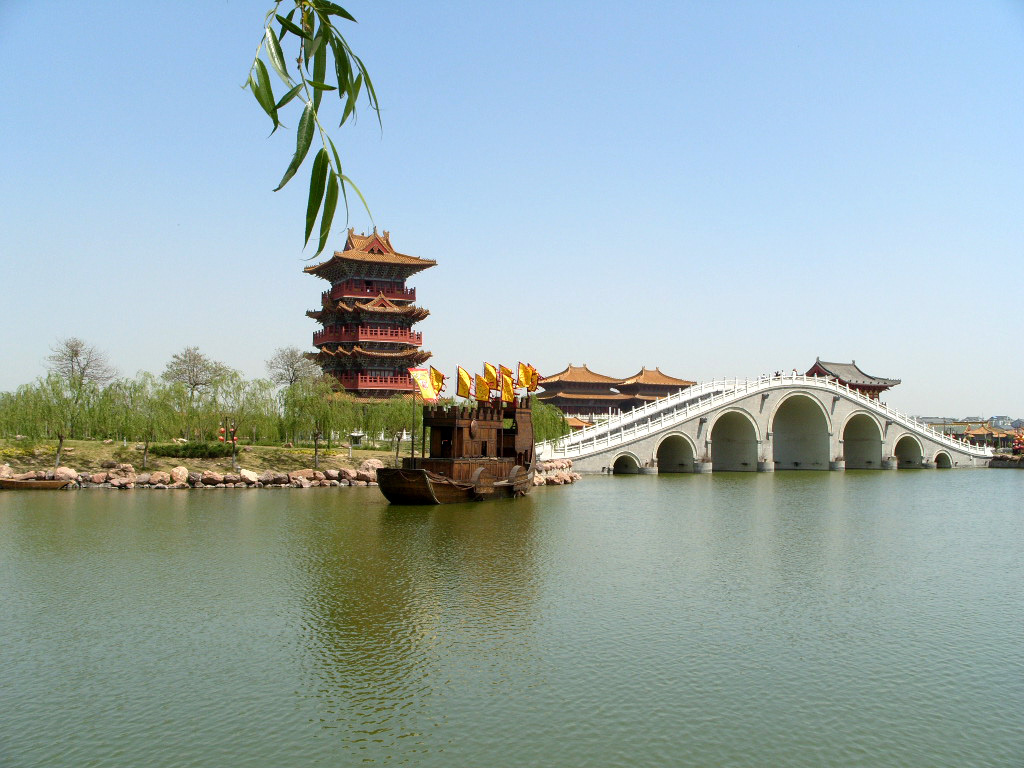
//> input picture OpenCV_learning/data/background_image.jpeg, 1024 x 768 px
$ ./image_operations   (built with g++ and OpenCV 4)
//> lines starting //> are read from the running program, lines starting //| are printed output that depends on the picture; after the words box and inside, x2 and y2 are one past the last pixel; in counts of white or black regions, pixels touching at a corner belong together
/*
 * @Author: Haiming Zhang
 * @Email: zhanghm_1995@qq.com
 * @Date: 2020-04-19 18:18:52
 * @LastEditTime: 2020-04-19 21:17:14
 * @References:
 * @Description:  学习OpenCV中如何对图像进行算术计算,叠加处理等图像处理
 */

#include <opencv2/opencv.hpp>

/**
 * @brief 对图像进行逐位操作,图像可以是单通道或多通道,多通道图像每一个通道独立进行位操作
 * @ref https://docs.opencv.org/2.4/modules/core/doc/operations_on_arrays.html#bitwise-and
 */
// [12 lines left out: function BitwiseOperation, not called in this run]

void TransparancyOperation() {
    cv::Mat bottom_img(800, 600, CV_8UC3, cv::Scalar(50, 255, 255));
    cv::Mat top_img(800, 600, CV_8UC3, cv::Scalar(125, 0, 0));

    cv::imshow("bottom_img", bottom_img);
    cv::imshow("top_image", top_img);

    cv::Mat background_img = cv::imread("../data/background_image.jpeg");
//> background_img is the input picture: 768 rows x 1024 cols, CV_8UC3; mean B, G, R 171.5, 171.1, 153.4
    cv::imshow("background_image", background_img);

    cv::Mat mask(background_img.rows, background_img.cols, CV_8UC1, cv::Scalar(0));
    cv::rectangle(mask, cv::Rect(100, 100, 150, 200), cv::Scalar(255), -1);
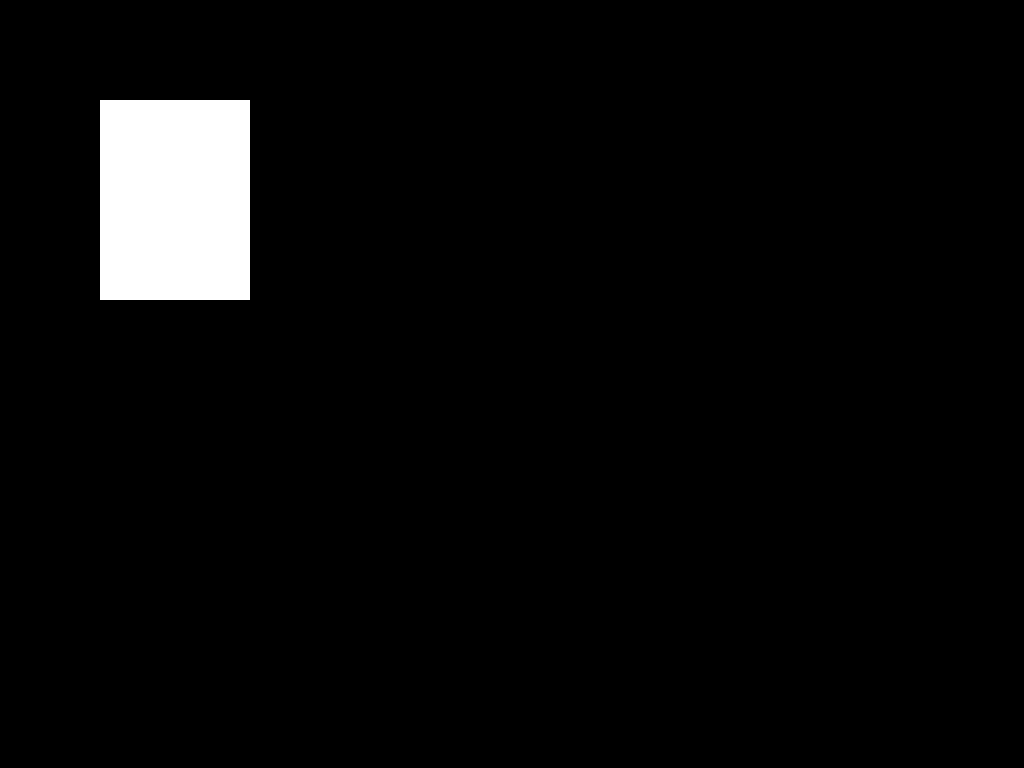
//> mask: 768 rows x 1024 cols, CV_8UC1; 3.8% white; 1 white region, box (x1, y1, x2, y2) and area: (100, 100, 250, 300) 30000

    cv::Mat temp(background_img.rows, background_img.cols, CV_8UC3, cv::Scalar(0, 0, 255));
    background_img.copyTo(temp, mask);
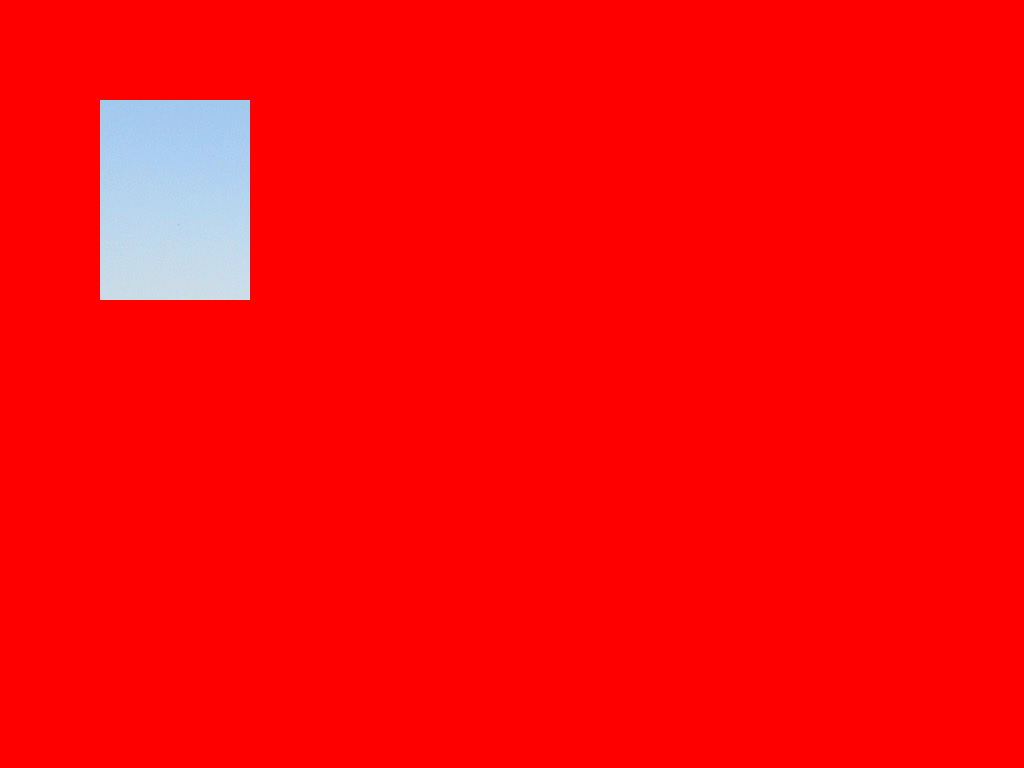
//> temp: 768 rows x 1024 cols, CV_8UC3; mean B, G, R 9, 8.1, 252.2
    cv::imshow("temp", temp);

    double alpha = 0.5;
    cv::Mat result_img;
    cv::addWeighted(temp,  alpha, background_img, 1 - alpha, 0, result_img);
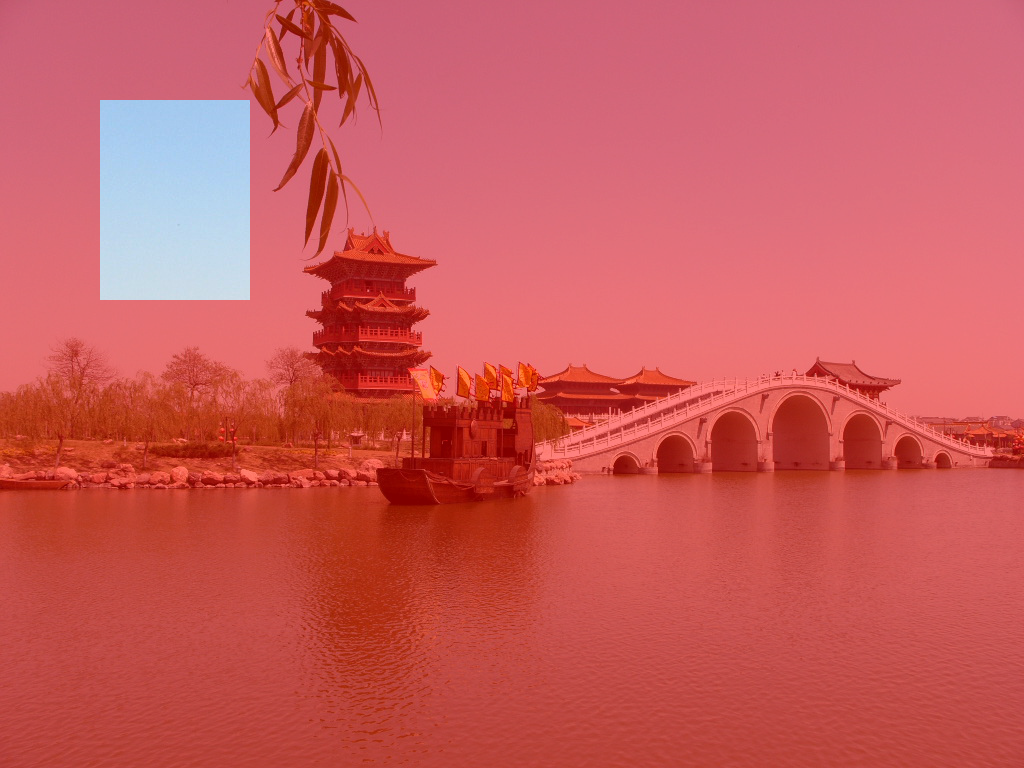
//> result_img: 768 rows x 1024 cols, CV_8UC3; mean B, G, R 90.3, 89.6, 202.8
    cv::imshow("result_img", result_img);
    cv::waitKey(0);
}

// [47 lines left out: functions MergeTwoImages, MergeTwoImages2, main, not called in this run]

// added to run one function of the file
int main() { TransparancyOperation(); }
